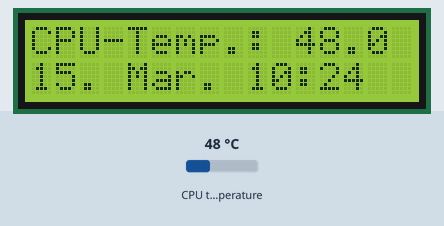
Bench run of a program on a simulated Raspberry Pi (BCM pin numbers). On the bench: 16×2 character LCD. The test bench sets the inputs (shaded band); at power-on: CPU temperature 48 °C. The clock reads 2024-03-15 10:24:30 at power-on unless the program sets it.

Above: at 0.1 s.
At 30.2 s:
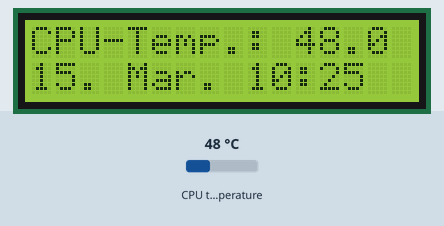
At 90.3 s:
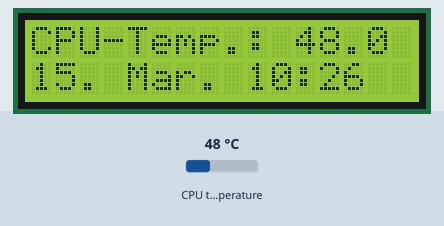

Measured:
- what the display in image 1 shows lasts 60.1 s, from 30.1 s to 90.2 s

The program:

lcd_display.py
```python
#! /usr/bin/python3

import Adafruit_CharLCD as LCD
import signal
import subprocess
import time

def signal_handler(signum, frame):
    print("Received signal {}.".format(signum))
    lcd.clear()
    exit(0)

if __name__ == "__main__":
    lcd_rs = 7
    lcd_en = 8
    lcd_d4 = 18
    lcd_d5 = 23
    lcd_d6 = 24
    lcd_d7 = 25

    lcd_columns = 16
    lcd_rows = 2

    lcd = LCD.Adafruit_CharLCD(lcd_rs, lcd_en, lcd_d4, lcd_d5, lcd_d6, lcd_d7, lcd_columns, lcd_rows)

    signal.signal(signal.SIGINT, signal_handler)

    while(True):
        tempProcess = subprocess.Popen("/opt/vc/bin/vcgencmd measure_temp", shell=True, stdout=subprocess.PIPE)
        currentTemp = float(tempProcess.stdout.read()[5:9])
        currentTime = time.strftime("%d. %b. %H:%M")
        lcd.message("CPU-Temp.: {}\n{}".format(currentTemp, currentTime))
        lcd.home()
        time.sleep(30)
```
